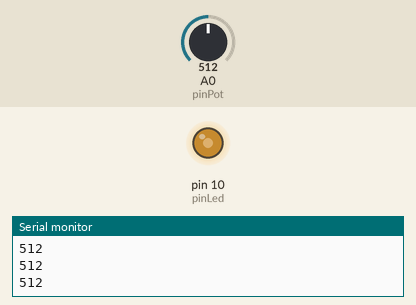
Simulated run of this sketch. Board: Arduino Uno, built with avr-gcc and run on an emulated ATmega328P. Parts: output pins drawn as LEDs (lit = HIGH), the last lines printed to the serial monitor. Inputs (shaded band) come from the test bench; at power-on: A0 (pinPot) = 512.

Above: at 1.2 s.
1.3 s: A0 (pinPot) set to 400
At 2.1 s:
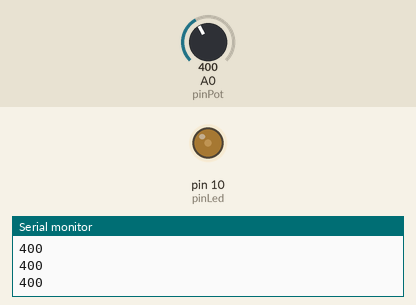
2.8 s: A0 (pinPot) set to 195
At 3.5 s:
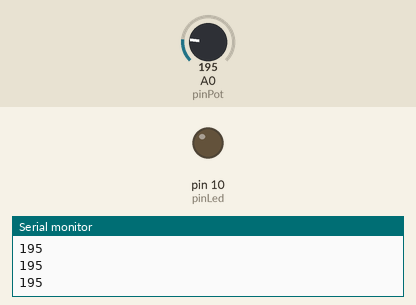
4.3 s: A0 (pinPot) set to 625
At 5.0 s:
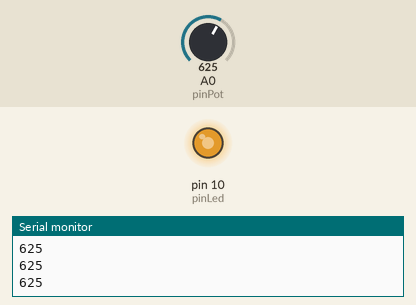
5.8 s: A0 (pinPot) set to 830
At 6.4 s:
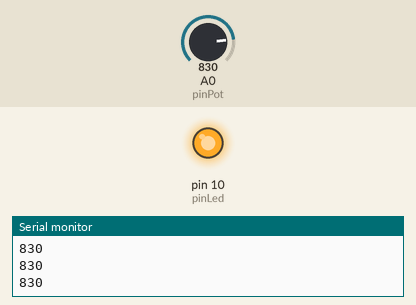
7.3 s: A0 (pinPot) set to 810
At 7.9 s:
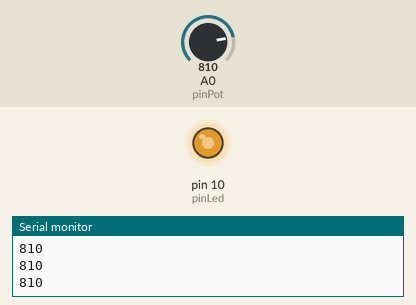
8.8 s: A0 (pinPot) set to 900
At 9.9 s:
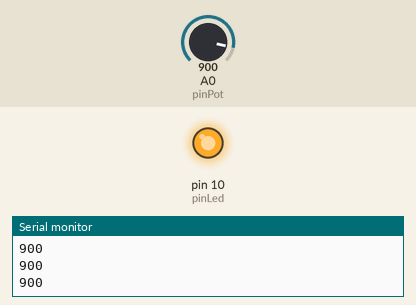
Timing chart, 0 to 11.3 s (numbered marks = the images above; inputs shaded):
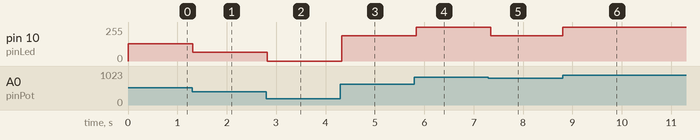

Measured:
- after the input at 1.3 s, pin 10 (pinLed): 128/255 → 64/255 at once
- after the input at 2.8 s, pin 10 (pinLed): 64/255 → 0/255 at once
- after the input at 4.3 s, pin 10 (pinLed): 0/255 → 191/255 at once
- after the input at 5.8 s, pin 10 (pinLed): 191/255 → 255/255 at once
- after the input at 7.3 s, pin 10 (pinLed): 255/255 → 191/255 at once
- after the input at 8.8 s, pin 10 (pinLed): 191/255 → 255/255 at once

The sketch:

06_2_krytilka_led.ino
```cpp
const int pinPot = A0;
const int pinLed = 10;

int val = 0;
int brightness = 0;

void setup() {
  Serial.begin(9600);
  pinMode(pinLed, OUTPUT);
}

void loop() {
  val = analogRead(pinPot);
  Serial.println(val);

  if (val < 205) {
    // Режим 1: 0%
    brightness = 0;
  }
  else if (val < 410) {
    // Режим 2: 25%
    brightness = 64;
  }
  else if (val < 615) {
    // Режим 3: 50%
    brightness = 128;
  }
  else if (val < 820) {
    // Режим 4: 75%
    brightness = 191;
  }
  else {
    // Режим 5: 100%
    brightness = 255;
  }

  analogWrite(pinLed, brightness);
  delay(50);
}
```
